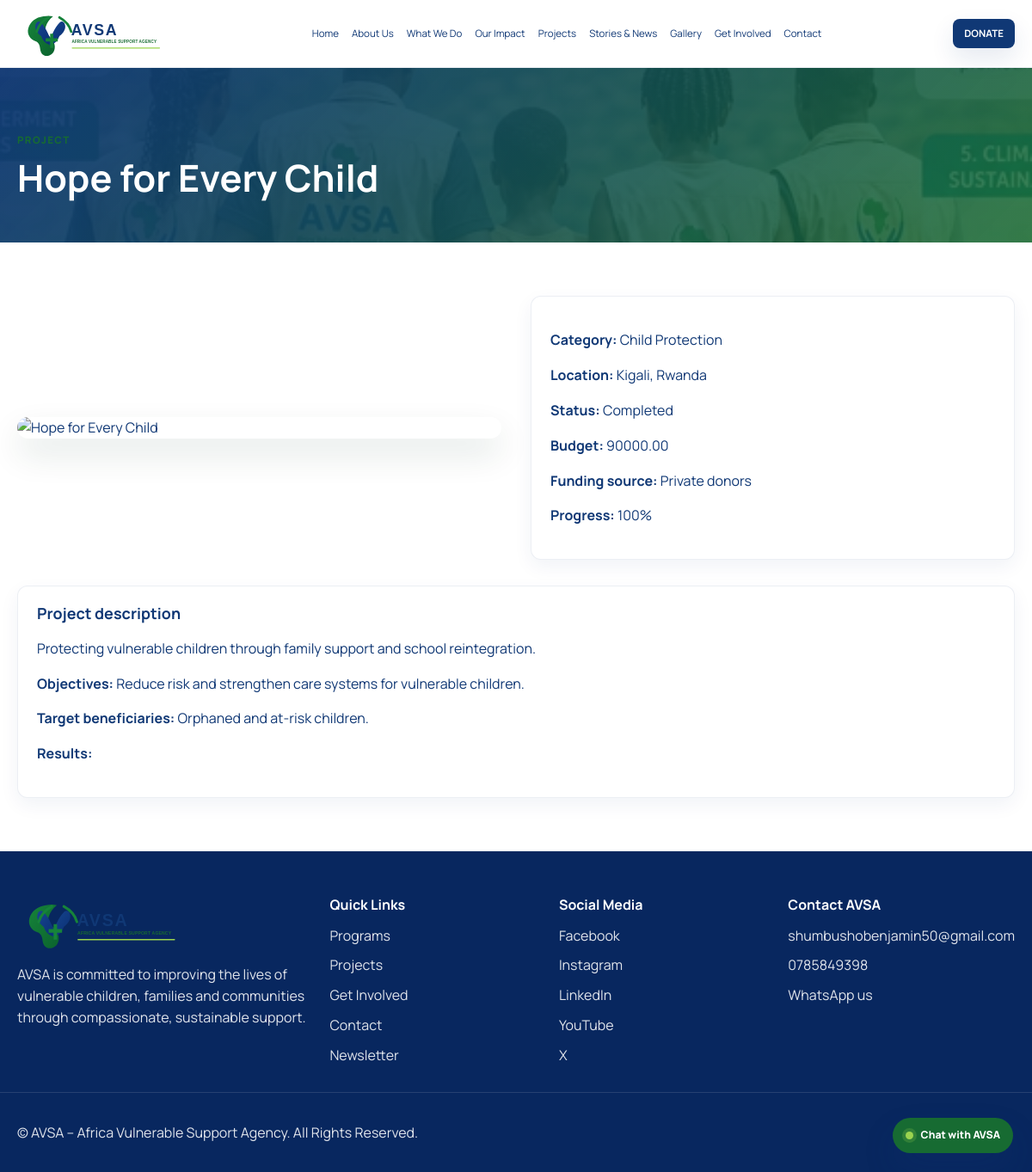
Page /?page=project&id=2 on the committed database.
### tables this page shows
CREATE TABLE projects (
    id INT AUTO_INCREMENT PRIMARY KEY,
    title VARCHAR(200) NOT NULL,
    slug VARCHAR(200) NOT NULL UNIQUE,
    category VARCHAR(100) NOT NULL,
    location VARCHAR(200) NOT NULL,
    country VARCHAR(100) NOT NULL,
    start_date DATE,
    end_date DATE,
    description TEXT NOT NULL,
    objectives TEXT,
    target_beneficiaries TEXT,
    budget DECIMAL(15,2) DEFAULT 0.00,
    funding_source VARCHAR(200) DEFAULT NULL,
    status ENUM('Upcoming','Ongoing','Completed') NOT NULL DEFAULT 'Ongoing',
    progress_percentage INT NOT NULL DEFAULT 0,
    image VARCHAR(255) DEFAULT NULL,
    gallery JSON DEFAULT NULL,
    project_updates TEXT,
    results TEXT,
    impact_statistics JSON DEFAULT NULL,
    created_at TIMESTAMP DEFAULT CURRENT_TIMESTAMP,
    updated_at TIMESTAMP DEFAULT CURRENT_TIMESTAMP ON UPDATE CURRENT_TIMESTAMP,
    INDEX idx_projects_status (status),
    INDEX idx_projects_country (country)
);

### includes/helpers.php (called while the page is built, shortened)
<?php
function e($value): string
{
    return htmlspecialchars((string) $value, ENT_QUOTES, 'UTF-8');
}
function communityImage(?string $image, int $variant = 0): string
{
    $filename = $variant % 2 === 0 ? 'Picture3.png' : 'Picture4.png';
    return BASE_URL . '/public/assets/images/' . $filename;
}

### public/views/project.php (the view, shortened to what this page needs)
<?php
$id = (int)($_GET['id'] ?? 0);
$db = getDb();
$stmt = $db->prepare('SELECT * FROM projects WHERE id = :id LIMIT 1');
$stmt->execute([':id' => $id]);
$project = $stmt->fetch();
?>
<section class="page-hero small-hero">
    <div class="container">
        <span class="eyebrow">Project</span>
        <h1><?= e($project['title']) ?></h1>
    </div>
</section>
<section class="section">
    <div class="container">
        <div class="two-col">
            <div>
                <img src="<?= e(communityImage($project['image'], (int) $project['id'])) ?>" alt="<?= e($project['title']) ?>" style="border-radius:24px; box-shadow:0 18px 38px rgba(18,61,42,.12);">
            </div>
            <div class="info-panel">
                <p><strong>Category:</strong> <?= e($project['category']) ?></p>
                <p><strong>Location:</strong> <?= e($project['location']) ?>, <?= e($project['country']) ?></p>
                <p><strong>Status:</strong> <?= e($project['status']) ?></p>
                <p><strong>Budget:</strong> <?= e($project['budget']) ?></p>
                <p><strong>Funding source:</strong> <?= e($project['funding_source']) ?></p>
                <p><strong>Progress:</strong> <?= (int)$project['progress_percentage'] ?>%</p>
            </div>
        </div>
        <div class="info-panel" style="margin-top: 30px;">
            <h3>Project description</h3>
            <p><?= e($project['description']) ?></p>
            <p><strong>Objectives:</strong> <?= e($project['objectives']) ?></p>
            <p><strong>Target beneficiaries:</strong> <?= e($project['target_beneficiaries']) ?></p>
            <p><strong>Results:</strong> <?= e($project['results']) ?></p>
        </div>
    </div>
</section>
<?php require __DIR__ . '/layout.php'; ?>

### public/assets/css/style.css (style rules this page uses)
:root { --navy: #103875; --navy-deep: #08275f; --green: #176b32; --green-bright: #16833a; --lime: #9bd34f; --green-soft: #eaf5e9; --blue-soft: #eef4fb; --ink: #103875; --muted: #176b32; --white: #ffffff; --shadow: 0 12px 28px rgba(16, 56, 117, 0.11); --shadow-hover: 0 18px 36px rgba(16, 56, 117, 0.17); }
* { box-sizing: border-box; }
html { scroll-behavior: smooth; }
body { margin: 0; font-family: 'Manrope', sans-serif; background: var(--white); color: var(--ink); line-height: 1.55; }
img { max-width: 100%; display: block; }
.container { width: min(1160px, calc(100% - 36px)); margin: 0 auto; }
.section { padding: 62px 0; }
.eyebrow { display: inline-block; letter-spacing: 0.12em; text-transform: uppercase; color: var(--green); font-size: 0.72rem; font-weight: 800; margin-bottom: 11px; }
h1,h2,h3,h4 { margin: 0 0 18px; line-height: 1.1; }
h1 { font-size: clamp(2rem, 3.6vw, 3.45rem); }
h3 { font-size: 1.12rem; }
.eyebrow + h1 { margin-top: 0; }
.split-grid, .two-col, .contact-grid, .form-grid, .involvement-grid { display: grid; grid-template-columns: 1fr 1fr; gap: 34px; align-items: center; }
.program-card, .project-card, .news-card, .involvement-card, .value-card, .stat-box, .testimonial, .contact-panel, .avsa-form, .info-panel { background: var(--white); border: 1px solid rgba(16,56,117,.08); border-radius: 12px; overflow: hidden; box-shadow: 0 8px 22px rgba(16,56,117,.06); transition: transform .28s ease, box-shadow .28s ease, border-color .28s ease; }
.page-hero { background: linear-gradient(135deg, rgba(16,56,117,.96), rgba(23,107,50,.84)), url('../images/Picture4.png') center/cover no-repeat; color: var(--white); padding: 70px 0 52px; }
.small-hero h1 { margin-bottom: 0; }
.info-panel { padding: 22px; }

### rows in the picture
projects: title "Hope for Every Child", category "Child Protection", location "Kigali", country "Rwanda", status "Completed", budget "90000.00", funding_source "Private donors", progress_percentage "100", description "Protecting vulnerable children through family support and school reintegration.", objectives "Reduce risk and strengthen care systems for vulnerable children.", target_beneficiaries "Orphaned and at-risk children."
